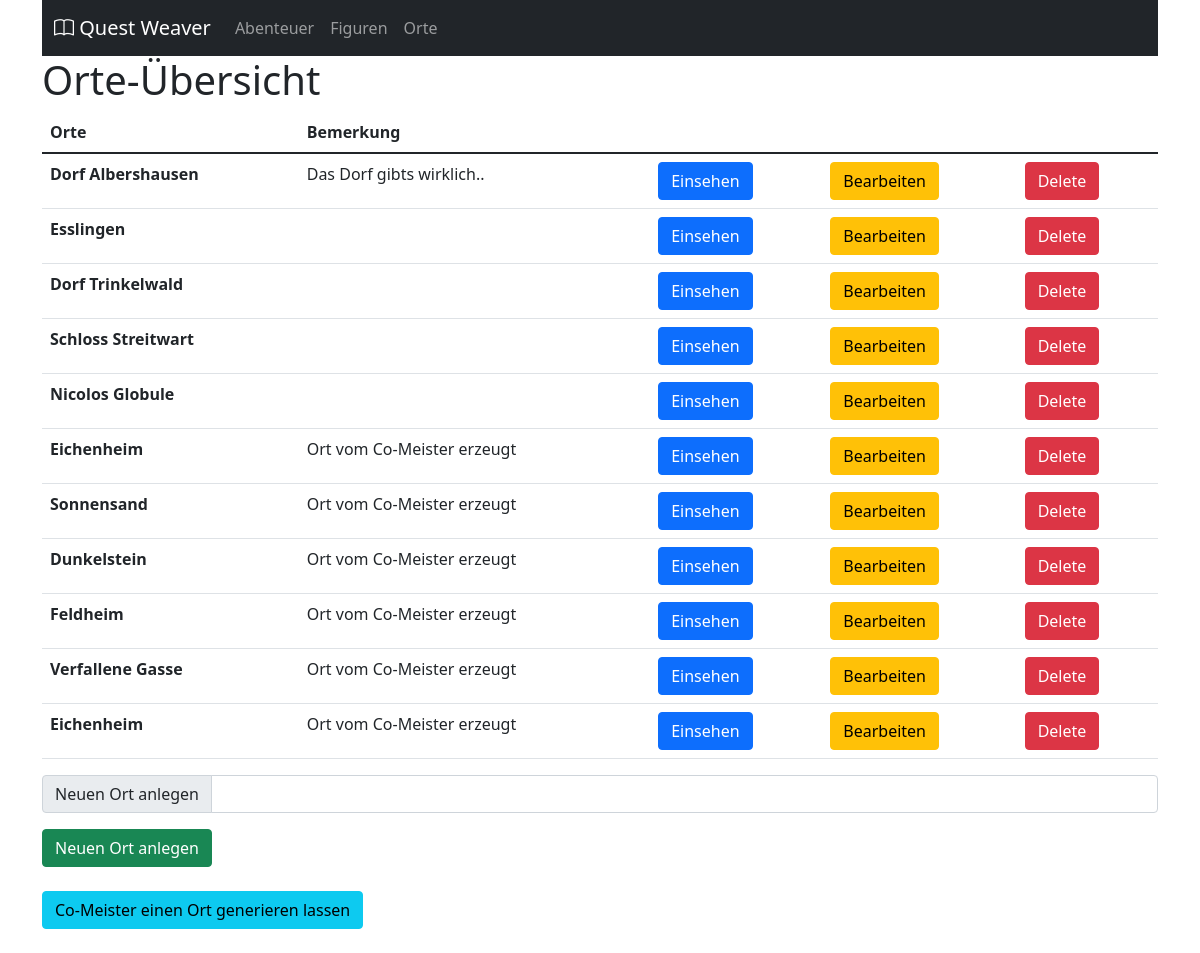
The page /app/ortliste on the database its author committed.
### app/models.py (models this page shows, shortened)
class Ortliste(models.Model):
    name = models.CharField(max_length=200)
    kommentar = models.TextField(null=True, blank=True)
    geographische_lage = models.CharField(max_length=200, null=True, blank=True)
    beschreibung_des_ortes = models.TextField(null=True, blank=True)
    bevölkerung_und_gesellschaft = models.TextField(null=True, blank=True)
    quests_und_interaktionsmöglichkeiten = models.TextField(null=True, blank=True)
    gefahren_und_bedrohungen = models.TextField(null=True, blank=True)
    gerüchte_und_legenden = models.TextField(null=True, blank=True)

### app/views.py (the view, shortened to what this page needs)
# urls.py: path('ortliste', views.ortliste, name='ortliste'),
def ortliste(request):
    ortliste = models.Ortliste.objects.all()
    context = {"ortliste": ortliste}
    return render(request, "ortliste.html", context)

### app/templates/ortliste.html (shortened to what this page needs)
{% load static %}
{% include "header.html" %}
    <body>
      <div class="container">
      {% include "navbar.html" %}
      <h1>Orte-Übersicht</h1>
      <table class="table">
        <thead class="thead-dark">
          <tr>
            <th scope="col">Orte</th>
            <th scope="col">Bemerkung</th>
          </tr>
        </thead>
        <tbody>{% for ort in ortliste %}
          <tr>
            <th scope="row">{{ort.name}}</th>
            <td>{{ort.kommentar}}</td>
            <td><a class="btn btn-primary" href="{% url 'orte' ort.id %}" role="button">Einsehen</a></td>
            <td><a class="btn btn-warning" href="{% url 'orte_edit' ort.id %}" role="button">Bearbeiten</a></td>
            <td><a class="btn btn-danger" href="{% url 'delete_ortliste' ort.id %}" role="button">Delete</a></td>
          </tr>
          {% endfor %}</tbody>
      </table>
      <form action="{% url 'ortliste_anlegen' %}" method="post">
      <div class="input-group mb-3">
        <span class="input-group-text" id="basic-addon1">Neuen Ort anlegen</span>
      <input type="text" class="form-control" name="ortliste_name" id="ortliste_name" aria-label="Username" aria-describedby="basic-addon1">
      </div>
      <input type="submit" value="Neuen Ort anlegen" type="button" class="btn btn-success">
    </form><br>
    <details>
      <summary class="btn btn-info">Co-Meister einen Ort generieren lassen</summary>
      </details>
<br>
</div>
</body>
</html>

### rows shown on the page
Ortliste: name "Dorf Albershausen", kommentar "Das Dorf gibts wirklich.."
Ortliste: name "Esslingen"
Ortliste: name "Dorf Trinkelwald"
Ortliste: name "Schloss Streitwart"
Ortliste: name "Nicolos Globule"
Ortliste: name "Eichenheim", kommentar "Ort vom Co-Meister erzeugt"
Ortliste: name "Sonnensand", kommentar "Ort vom Co-Meister erzeugt"
Ortliste: name "Dunkelstein", kommentar "Ort vom Co-Meister erzeugt"
Ortliste: name "Feldheim", kommentar "Ort vom Co-Meister erzeugt"
Ortliste: name "Verfallene Gasse", kommentar "Ort vom Co-Meister erzeugt"
Ortliste: name "Eichenheim", kommentar "Ort vom Co-Meister erzeugt"
